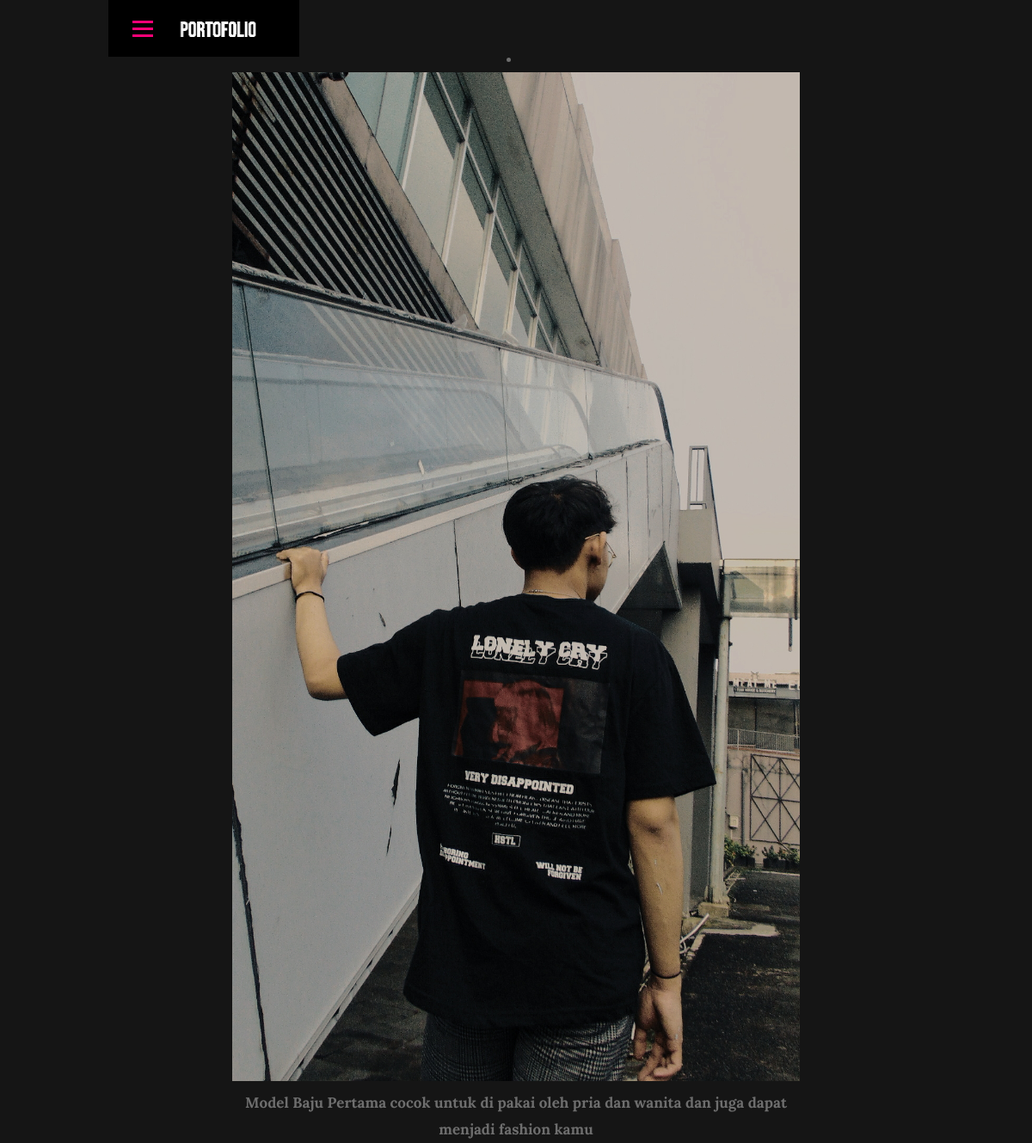
The page /galeri.php on the database its author committed.
### tables this page shows
CREATE TABLE `gallery` (
  `id_gallery` int(11) NOT NULL,
  `image` text NOT NULL,
  `deskripsi` varchar(100) NOT NULL
);

### galeri.php (the view, shortened to what this page needs)
<?php
    require_once 'koneksi.php';
    $gallery = mysqli_query($koneksi, "SELECT * FROM gallery");
?>
<!DOCTYPE html>
<html class="no-js" lang="en">
<head>
   <link rel="stylesheet" href="css/base.css">
   <link rel="stylesheet" href="css/main.css">
   <link rel="stylesheet" href="css/vendor.css">
</head>
<body id="top">
   <header>
   	<div class="row">
   		<div class="top-bar">
   			<a class="menu-toggle" href="#"><span>Menu</span></a>
	   		<div class="logo">
		         <a href="index.php">PORTOFOLIO</a>
		      </div>
   		</div>
   	</div>
   </header>
   <section id="skill">
        <div class="container">
            <div class="row text-center mb-3 section-intro" style="color: #fff;">
                <div class="col-twelve">
                </div>
            </div>
            <div class="row mt-5 section-intro">
                <div class="col-md-4 mb-3">
                    <div class="card">
                    <?php foreach($gallery as $gl): ?>
                        <li>
                            <img src="images/<?= $gl['image']; ?>" class="card-img-top" alt="Model_1">
                            <strong><?= $gl['deskripsi']; ?></strong>
                        </li>
                    <?php endforeach ?>
                    </div>
                </div>
            </div>
        </div>
      </section>
</body>
</html>

### css/base.css (style rules this page uses)
html { font-family: sans-serif; -ms-text-size-adjust: 100%; -webkit-text-size-adjust: 100%; }
body { margin: 0; }
article, aside, details, figcaption, figure, footer, header, hgroup, main, menu, nav, section, summary { display: block; }
a { background: transparent; }
b, strong { font-weight: bold; }
img { border: 0; }
html { font-size: 62.5%; box-sizing: border-box; }
*, *::before, *::after { box-sizing: inherit; }
body { font-weight: normal; line-height: 1; text-rendering: optimizeLegibility; word-wrap: break-word; -webkit-overflow-scrolling: touch; -webkit-text-size-adjust: none; }
body, input, button { -moz-osx-font-smoothing: grayscale; -webkit-font-smoothing: antialiased; }
img, video { max-width: 100%; height: auto; }
div, dl, dt, dd, ul, ol, li, h1, h2, h3, h4, h5, h6, pre, form, p, blockquote, th, td { margin: 0; padding: 0; }
strong, b { font-weight: bold; line-height: inherit; }
li { display: block; }
a { text-decoration: none; line-height: inherit; }
.row { width: 94%; max-width: 1140px; margin: 0 auto; }
.row:before, .row:after { content: ""; display: table; }
.row:after { clear: both; }
[class*="col-"], .bgrid { float: left; }
[class*="col-"] { padding: 0 20px; }
.col-twelve, .col-full { width: 100%; }
.text-center { text-align: center; }

### css/main.css (style rules this page uses)
html { font-size: 10px; }
html, body { height: 100%; }
body { background: #151515; font-family: "lora-regular", serif; font-size: 1.7rem; line-height: 3rem; color: #6e6e6e; }
a, a:visited { color: #000000; -moz-transition: all 0.3s ease-in-out; -o-transition: all 0.3s ease-in-out; -webkit-transition: all 0.3s ease-in-out; -ms-transition: all 0.3s ease-in-out; transition: all 0.3s ease-in-out; }
em, i, strong, b { font-size: 1.7rem; line-height: 3rem; font-style: normal; font-weight: normal; }
strong, b { font-family: "lora-bold", serif; }
li { display: list-item; }
.section-intro { max-width: 700px; margin-left: auto; margin-right: auto; text-align: center; margin-bottom: 3.6rem; position: relative; }
header { position: fixed; width: 100%; min-height: 66px; z-index: 600; }
header .row { position: relative; min-height: 66px; }
header .top-bar { display: block; background: #000000; min-width: 220px; min-height: 66px; position: absolute; left: 90px; top: 0; }
header .logo { float: left; margin-left: 20px; margin-right: 50px; margin-top: 20px; position: relative; }
header .logo a { display: block; margin: 0; padding: 0; border: none; font: 0/0 a; text-shadow: none; color: transparent; width: 92px; height: 25px; background: url("../images/logo.png") no-repeat center; background-size: 120px; }
.menu-toggle { float: left; width: 40px; height: 40px; margin-left: 20px; margin-top: 13px; display: block; position: relative; }
.menu-toggle span { display: block; background-color: #FF0077; width: 24px; height: 3px; margin-top: -1.5px; font: 0/0 a; text-shadow: none; color: transparent; position: absolute; right: 8px; top: 50%; bottom: auto; left: auto; -moz-transition: background 0.2s ease-in-out; -o-transition: background 0.2s ease-in-out; -webkit-transition: background 0.2s ease-in-out; -ms-transition: background 0.2s ease-in-out; transition: background 0.2s ease-in-out; }
.menu-toggle span::before, .menu-toggle span::after { content: ''; width: 100%; height: 100%; background-color: inherit; position: absolute; left: 0; -moz-transition-duration: 0.2s, 0.2s; -o-transition-duration: 0.2s, 0.2s; -webkit-transition-duration: 0.2s, 0.2s; -ms-transition-duration: 0.2s, 0.2s; transition-duration: 0.2s, 0.2s; -moz-transition-delay: 0.2s, 0s; -o-transition-delay: 0.2s, 0s; -webkit-transition-delay: 0.2s, 0s; -ms-transition-delay: 0.2s, 0s; transition-delay: 0.2s, 0s; }
.menu-toggle span::before { top: -8px; -moz-transition-property: top, transform; -o-transition-property: top, transform; -webkit-transition-property: top, transform; -ms-transition-property: top, transform; transition-property: top, transform; }
.menu-toggle span::after { bottom: -8px; -moz-transition-property: bottom, transform; -o-transition-property: bottom, transform; -webkit-transition-property: bottom, transform; -ms-transition-property: bottom, transform; transition-property: bottom, transform; }

### rows shown on the page
gallery: image (picture), deskripsi "Model Baju Pertama cocok untuk di pakai oleh pria dan wanita dan juga dapat menjadi fashion kamu"
